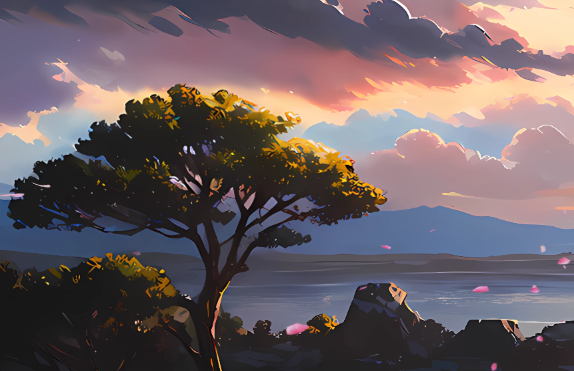
#> input picture lab1/DQxwyWmAI1.png, 574 x 371 px
$ jupyter execute Untitled.ipynb
#> lines starting #> are read from the running program, lines starting #| are printed output that depends on the picture; after the words box and inside, x2 and y2 are one past the last pixel; in counts of white or black regions, pixels touching at a corner belong together
[cell 1]
import cv2
import numpy as np
import matplotlib.pyplot as plt

def show_image(image, title="", cmap=None):
    plt.figure(figsize=(6, 6))
    plt.title(title)

    if cmap is None:
        image = cv2.cvtColor(image, cv2.COLOR_BGR2RGB)

    plt.imshow(image, cmap=cmap)
    plt.axis('off')
    plt.show()

### Задание 1. Загрузить цветное изображение

[cell 2]
img = cv2.imread('DQxwyWmAI1.png')
#> img is the input picture: shape (371, 574, 3); mean B, G, R 99.5, 95.2, 108.1

if img is None:
    print("Ошибка: Изображение не найдено! Проверь имя файла и путь.")
else:
    show_image(img, "1. Исходное цветное изображение")

### Задание 2. Преобразовать изображение в градации серого и вывести минимальное и максимальное значение пикселей.

[cell 3]
img_gray = cv2.cvtColor(img, cv2.COLOR_BGR2GRAY)
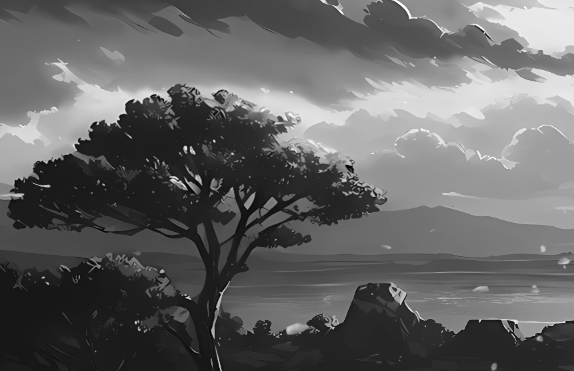
#> img_gray: shape (371, 574); min 3, max 253, mean 99.5

min_val = img_gray.min()
#> min_val = 3
max_val = img_gray.max()
#> max_val = 253

print(f"Минимальное значение пикселя: {min_val}")
#| Минимальное значение пикселя: 3
print(f"Максимальное значение пикселя: {max_val}")
#| Максимальное значение пикселя: 253

show_image(img_gray, "2. Градации серого", cmap='gray')

---
### Задание 3. Преобразовать изображение в YCrCb и вывести отдельные каналы.

[cell 4]
img_ycrcb = cv2.cvtColor(img, cv2.COLOR_BGR2YCrCb)
#> img_ycrcb: shape (371, 574, 3); mean of channels 0, 1, 2 99.5, 134.1, 128

y, cr, cb = cv2.split(img_ycrcb)
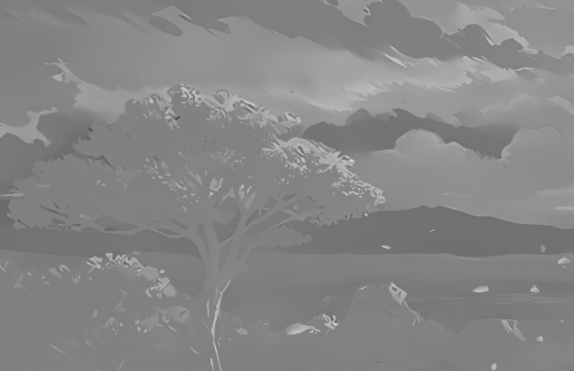
#> cr: shape (371, 574); min 63, max 217, mean 134.1
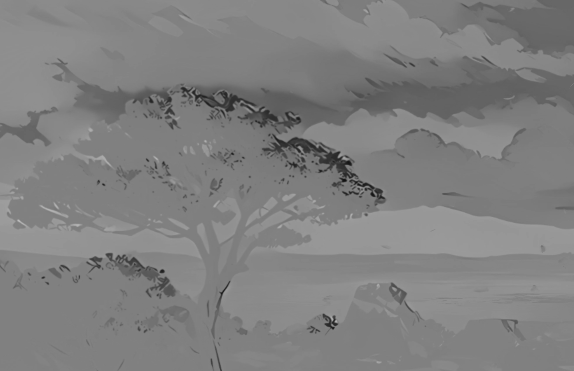
#> cb: shape (371, 574); min 16, max 190, mean 128

fig, axes = plt.subplots(1, 3, figsize=(15, 5))

axes[0].imshow(y, cmap='gray')
axes[0].set_title("Канал Y (Яркость)")
axes[0].axis('off')

axes[1].imshow(cr, cmap='gray')
axes[1].set_title("Канал Cr (Разность красного)")
axes[1].axis('off')

axes[2].imshow(cb, cmap='gray')
axes[2].set_title("Канал Cb (Разность синего)")
axes[2].axis('off')

plt.show()
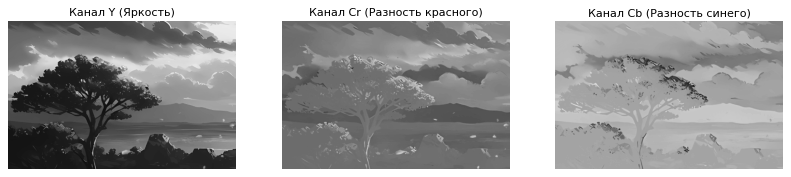
#> figure drawn by matplotlib, 3 panels

---
### Задание 4. Сделать инверсию цвета (отнять каждый канал от 255) и сохранить.

[cell 5]
img_inverted = 255 - img
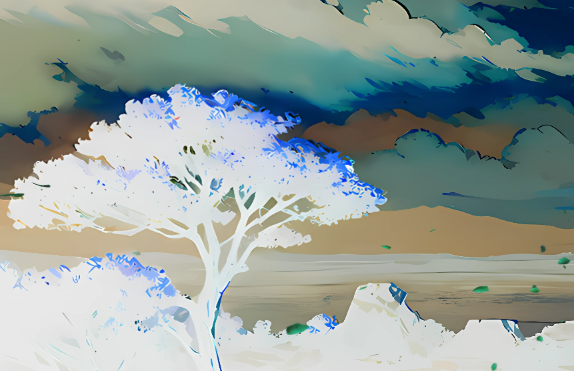
#> img_inverted: shape (371, 574, 3); mean B, G, R 155.5, 159.8, 146.9

output_filename = 'inverted_image.jpg'
cv2.imwrite(output_filename, img_inverted)

print(f"Инвертированное изображение сохранено в папку с блокнотом как '{output_filename}'")
show_image(img_inverted, "4. Инверсия цвета")

---
### Задание 5. Нарисовать прямоугольник на изображении красного цвета вокруг центральной области.

[cell 6]
img_rect = img.copy()

height, width = img_rect.shape[:2]
#> height = 371; width = 574

center_x, center_y = width // 2, height // 2
#> center_x = 287; center_y = 185

offset_x = 100
offset_y = 50

pt1 = (center_x - offset_x, center_y - offset_y)
#> pt1 = (187, 135)
pt2 = (center_x + offset_x, center_y + offset_y)
#> pt2 = (387, 235)

color = (0, 0, 255)
thickness = 3

cv2.rectangle(img_rect, pt1, pt2, color, thickness)
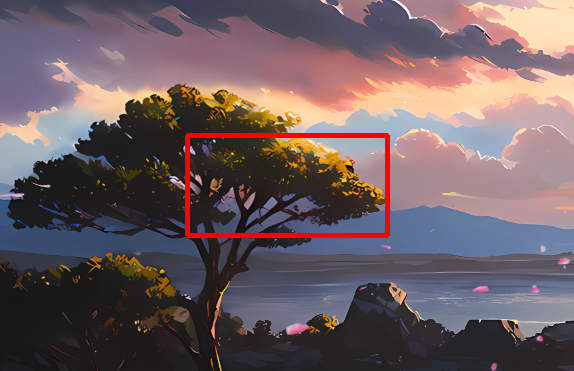
#> img_rect: shape (371, 574, 3); 1.4% of pixels changed, all inside (x1, y1, x2, y2) = (185, 133, 390, 238)

show_image(img_rect, "5. Красный прямоугольник в центре")
